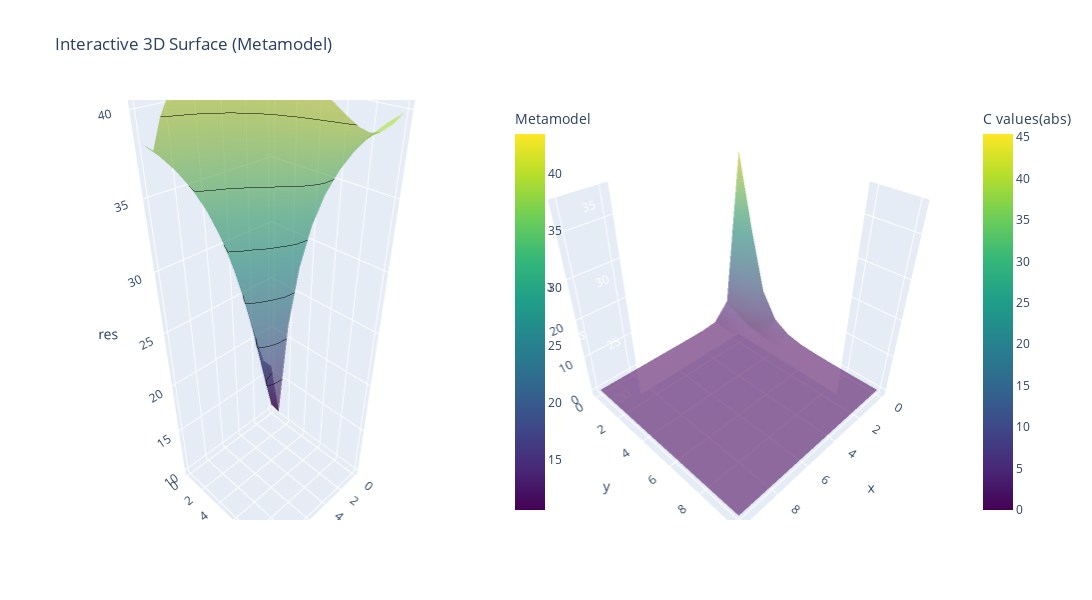
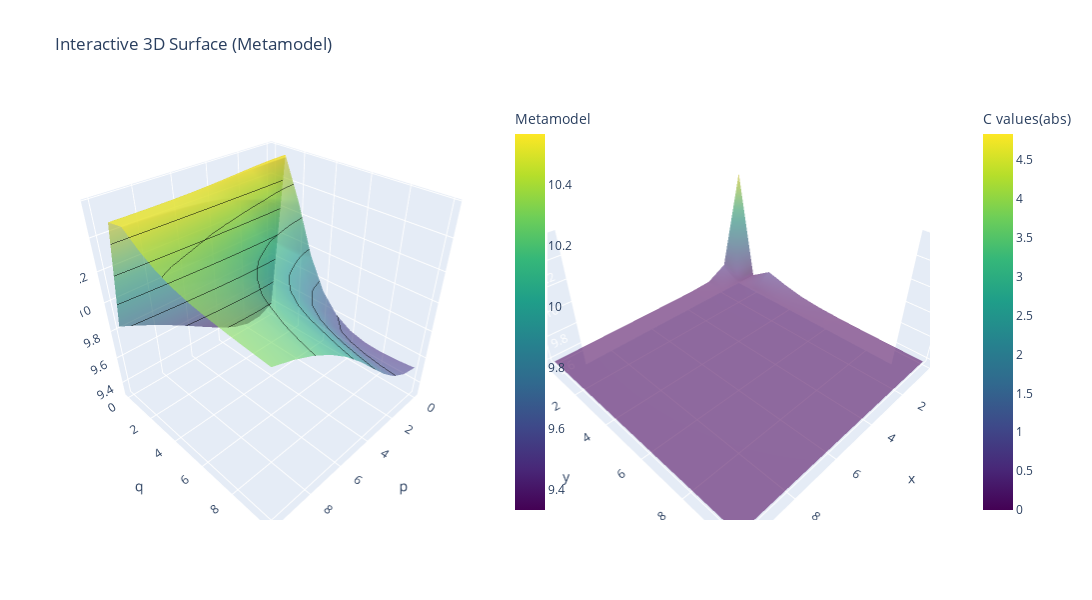
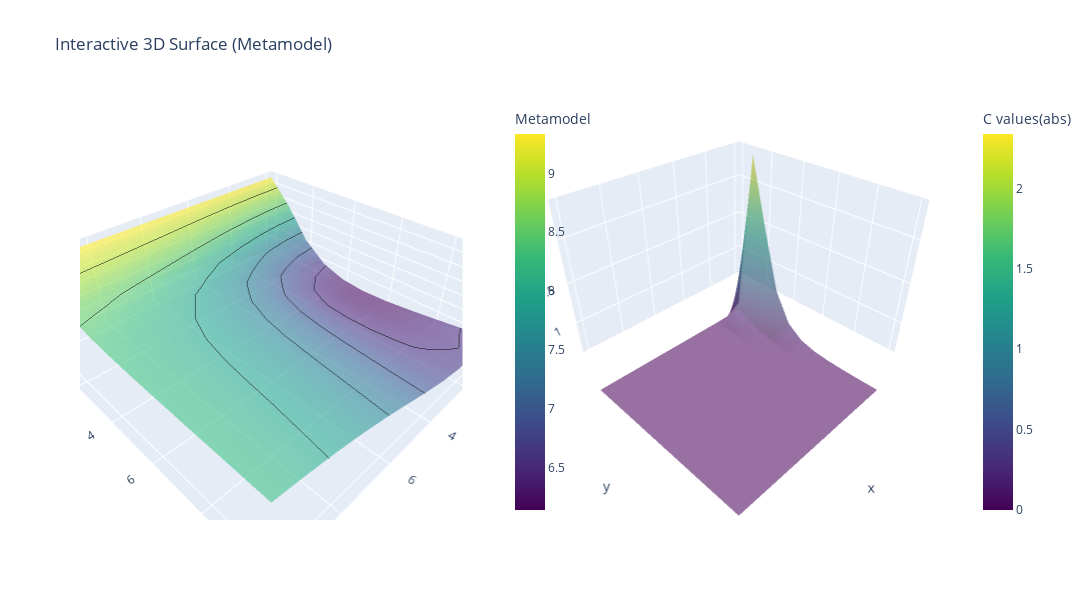
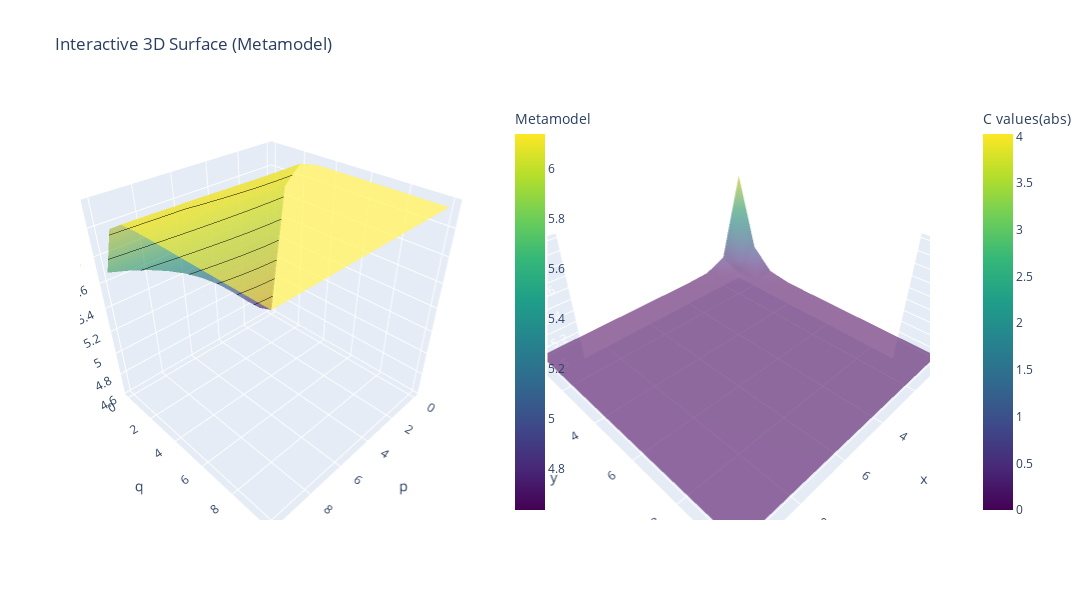

The cell these charts' notebook holds for them, in order:
### Code cell
from dataclasses import dataclass
funcY_List = []
@dataclass
class funcydunkey:
  C_opt:float
  p: int
  q: int


  def return_val(self, sa, w):
    return self.C_opt * sa**(self.p) * w**(self.q)
def add_funcy_wunkey_bobble_dunkey(f):
    funcY_List.append(f)

def return_func_val(sa, w):
  s = sum([f.return_val(sa, w) for f in funcY_List])
  return s

for k in range(7):
  F = 11
  p = np.linspace(0, 10, F)
  q = np.linspace(0, 10, F)
  P,Q = np.meshgrid(p,q)

  res = []
  c = []
  min_res_2 = 99999
  p_opt_2 = 0
  q_opt_2 = 0
  c_opt_2 = 0


  current_func = return_func_val(scaled[:,0], scaled[:,1])
  z_local = z - current_func
  print(np.sqrt(np.sum(np.pow(z_local, 2))/len(z)))
  for x,y in zip(P.flatten(),Q.flatten()):

    pow = np.pow(scaled, [x,y])
    func  = pow[:,0]*pow[:,1]
    C_optimal = np.sum(z_local*func)/np.sum(np.pow(func,2))
    #print(C_optimal)

    residual = np.sqrt(np.sum(np.pow(z_local-func*C_optimal,2))/len(z_local))

    if residual < min_res_2:
      min_res_2 = residual
      p_opt_2, q_opt_2  = x,y
      c_opt_2 = C_optimal

    res.append(residual)
    c.append(C_optimal)
  print(f'C_optimal is {c_opt_2}')
  print(f'q_optimal is {q_opt_2}')
  print(f'p_optimal is {p_opt_2}')
  print(f'The RMSE for the optimum is {min_res_2}')
  print(f'improvement from previous metamodel is {100-100*min_res_2/min_res} %')

  c = np.abs(np.array(c).reshape((F,F)))
  r = np.array(res).reshape((F,F))

  fig = make_subplots(
      rows=1, cols=2,
      specs=[[{'type': 'surface'}, {'type': 'surface'}]])
  fig.add_trace(go.Surface(x=P, y=Q, z=r,
                          colorscale='Viridis', opacity=0.6,
                          name='Real Model Surface',
                          contours = {
                                      "z": {"show": True, "color": "black", "width": 2}},
                          colorbar=dict(title='Metamodel', x=0.5) ), row = 1, col = 1) # move further right))
  fig.add_trace(go.Surface(x=P, y=Q, z=c,
                          colorscale='Viridis', opacity=0.6,
                          name='Absolute values of C',

                          colorbar=dict(title='C values(abs)', x=1.05) ), row = 1, col = 2) # move further right))

  fig.update_layout(
      title='Interactive 3D Surface (Metamodel)',
      scene=dict(
          xaxis_title='p',
          yaxis_title='q',
          zaxis_title='res',
      ),
      width=1600,
      height=600
  )

  fig.show()
  fffy = funcydunkey(C_opt = c_opt_2, p = p_opt_2, q = q_opt_2)
  add_funcy_wunkey_bobble_dunkey(fffy)
